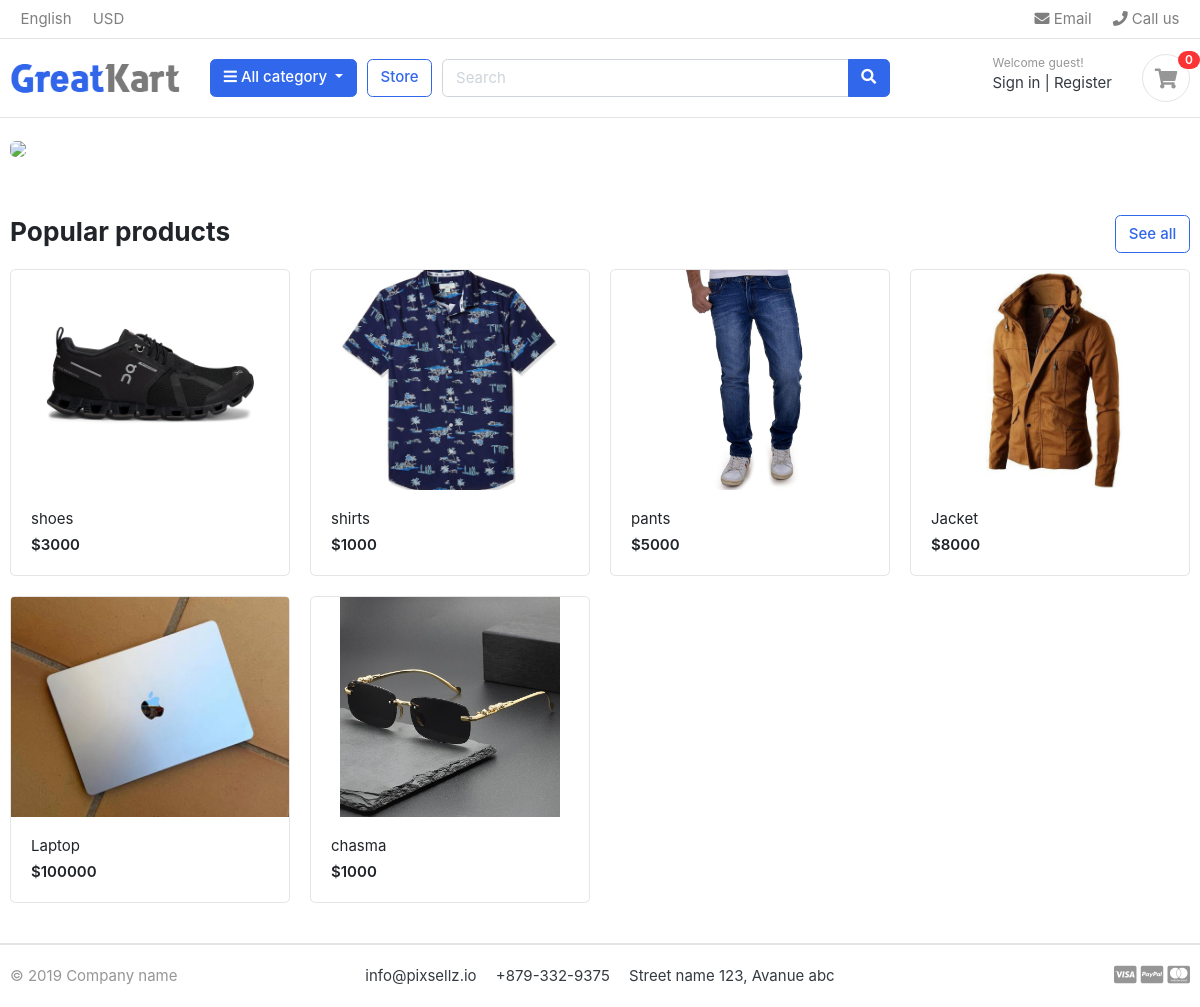
The page / on the database its author committed.
### store/models.py (models this page shows, shortened)
class Product(models.Model):
    product_name = models.CharField(max_length= 200, unique=True)
    slug = models.SlugField(max_length=200, unique=True)
    description = models.TextField(max_length=500, blank=True)
    price = models.IntegerField()
    images = models.ImageField(upload_to='photos/products')
    stock = models.IntegerField()
    is_available = models.BooleanField(default = True)
    category = models.ForeignKey(Category, on_delete=models.CASCADE)
    created_date = models.DateTimeField(auto_now_add=True)
    modified_date = models.DateTimeField(auto_now_add=True)
    def get_url(self):
         return reverse('product_detail', args=[self.category.slug, self.slug])

### ecommerce/views.py (the view)
# urls.py: 2. Add a URL to urlpatterns:  path('', views.home, name='home')
def home(request):
    products = Product.objects.all().filter(is_available=True)
    context = {
        'products':products,
    }
    return render(request, 'home.html', context)

### category/context_processors.py (called while the page is built)
def menu_links(request):
    links = Category.objects.all()
    return dict(links=links)

### category/models.py (called while the page is built)
    def get_url(self):
        return reverse('products_by_category', args=[self.slug])

### templates/home.html
{% extends 'base.html' %}
{% load static %}
{% block content %}
<section class="section-intro padding-y-sm">
<div class="container">
<div class="intro-banner-wrap">
	<img src="{% static 'images/banners/hero.jpg ' %}" class="img-fluid rounded w-100 ">
</div>
</div>
</section>
<section class="section-name padding-y-sm">
<div class="container">
<header class="section-heading">
	<a href="{% url 'store' %}" class="btn btn-outline-primary float-right">See all</a>
	<h3 class="section-title">Popular products</h3>
</header>
<div class="row">
	{% for product in products %}
	<div class="col-md-3">
		<div class="card card-product-grid">
			<a href="{{ product.get_url }}" class="img-wrap"> <img src="{{ product.images.url }}"> </a>
			<figcaption class="info-wrap">
				<a href="{{ product.get_url }}" class="title">{{ product.product_name }}</a>
				<div class="price mt-1">${{ product.price }}</div>
			</figcaption>
		</div>
	</div>
	 {% endfor %}
</div>
</div>
</section>
</body>
</html>
{% endblock %}

### ecommerce/static/css/ui.css (style rules this page uses)
html { font-family: "Inter", sans-serif; font-size: 15px; }
.img-wrap { text-align: center; display: block; }
.img-wrap img { max-width: 100%; }
.padding-y-sm { padding-top: 20px; padding-bottom: 20px; }
.section-heading { margin-bottom: 20px; margin-top: 15px; }
.section-title { color: #212529; }
[class*=card-product] a.title { color: #212529; display: block; }
[class*=card-product] .img-wrap { overflow: hidden; position: relative; }
[class*=card-product] .img-wrap img { height: 100%; max-width: 100%; width: auto; display: inline-block; -o-object-fit: cover; object-fit: cover; }
.card-product-grid { margin-bottom: 20px; }
.card-product-grid .img-wrap { border-radius: 0.2rem 0.2rem 0 0; height: 220px; }
.card-product-grid .info-wrap { overflow: hidden; padding: 18px 20px; }
.card .img-wrap { overflow: hidden; }
.price { font-weight: 600; color: #212529; }

### rows shown on the page
Product: images (picture), product_name "shoes", price "3000"
Product: images (picture), product_name "shirts", price "1000"
Product: images (picture), product_name "pants", price "5000"
Product: images (picture), product_name "Jacket", price "8000"
Product: images (picture), product_name "Laptop", price "100000"
Product: images (picture), product_name "chasma", price "1000"
